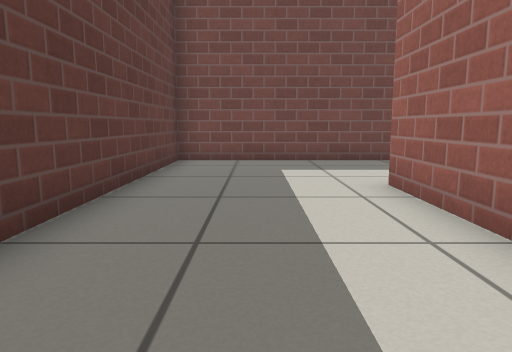
[1] (above)

15 first-person views from a walk through a robot-simulator world made for Gazebo. The camera is 0.5 m above the floor, tilts 8° down and sees 70° across. The floor is counted in squares, 0.5 m on a side. Each view is taken from the middle of a square. On the plan, view 1 faces up. The plan holds only what a view shows up to about 13 squares ahead; the rest is blank. Simple patterns stand in for the simulator's built-in surfaces.

[2]
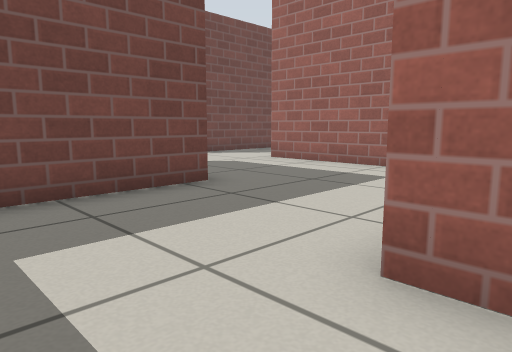

[3]
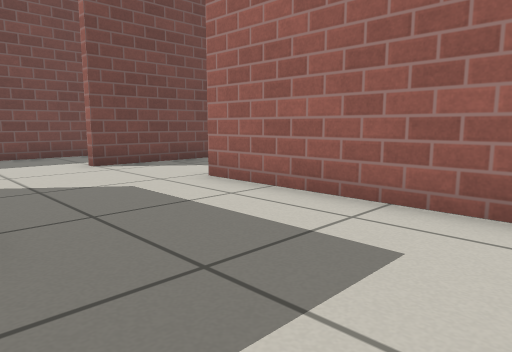

[4]
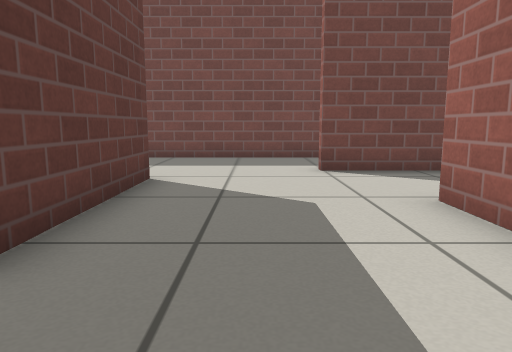

[5]
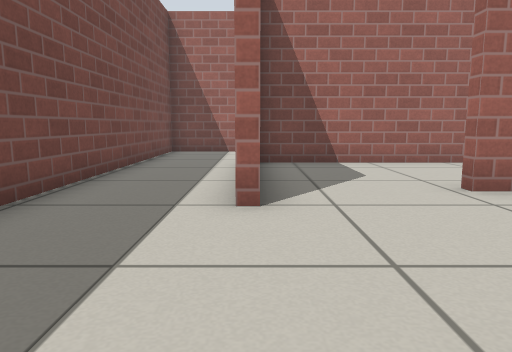

[6]
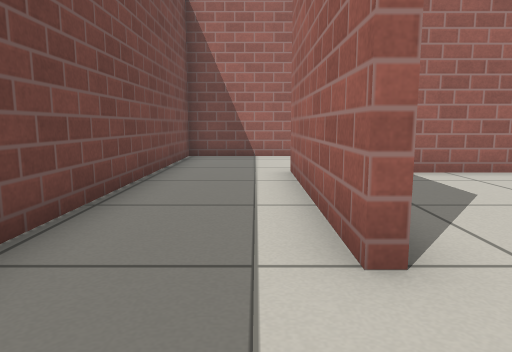

[7]
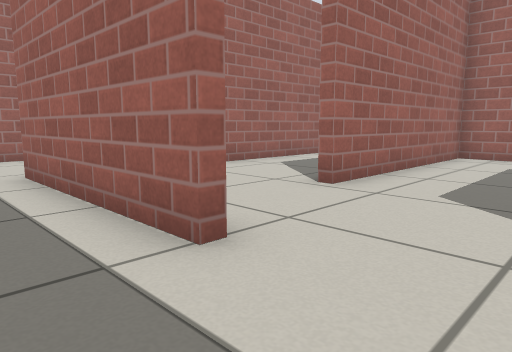

[8]
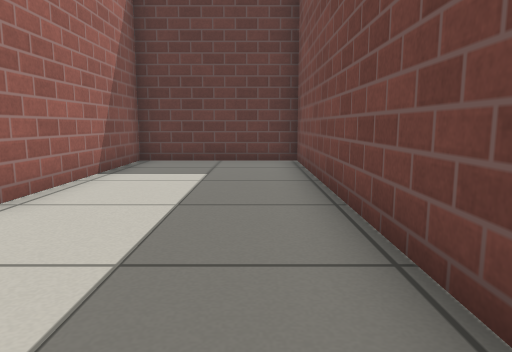

[9]
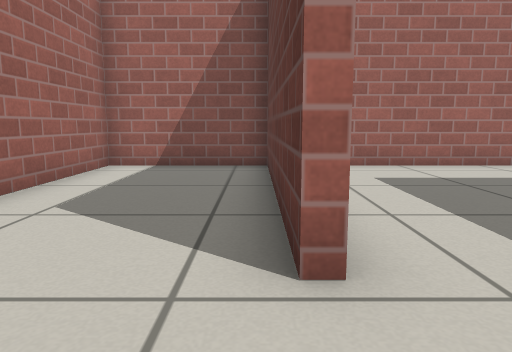

[10]
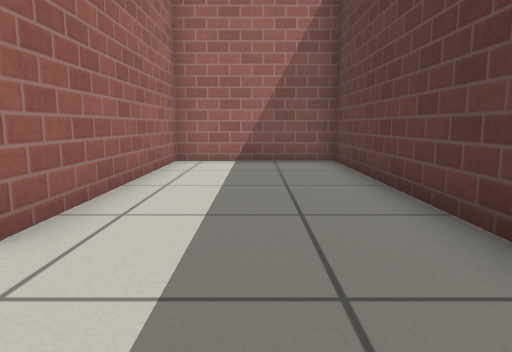

[11]
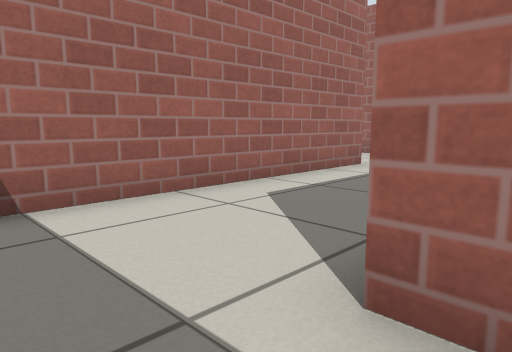

[12]
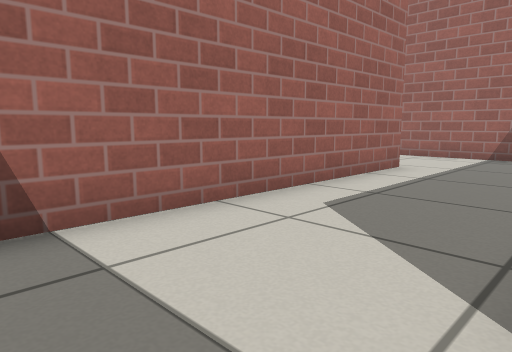

[13]
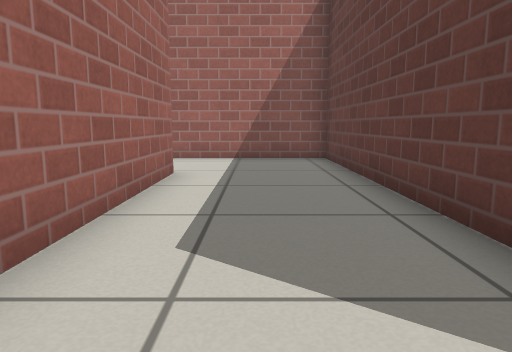

[14]
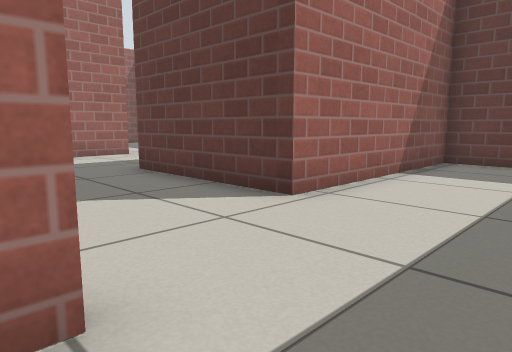

[15]
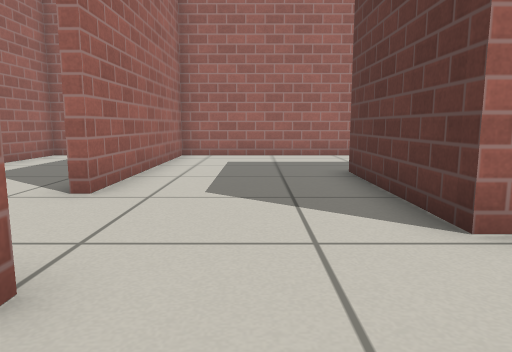

### Floor plan
Points are (right, up) in squares from view 1. A wall is a line through its corners. A room is listed if a view was taken in it or the views show most of it. See-through windows are left out.
Room 1 (views 1, 2, 3, 4, 5, 6, 7, 8, 9, 10, 11, 12, 13, 14, 15)
walls: (7.4, 16.2) (13, 16.2); (9.6, 15.9) (7.4, 15.9); (12.9, 14.1) (12.9, 6) (17.6, 6); (16.7, 9.4) (16.7, 19.1) (-2.2, 19.1) (-2.2, 14.8) (4, 14.8) (4, 10.2) (-2.2, 10.2) (-2.2, -1.1) (2.2, -1.1) (2.2, 6.1) (8.4, 6) (8.4, 12.8)
ways out: opening at (9, 14) to room 2; opening at (17, 8)
Room 2 (no view inside)
walls: (8.7, 12.8) (8.7, 6) (12.6, 6) (12.6, 16); (11, 15.9) (9.6, 15.9)
ways out: opening at (9, 14) to room 1

Where each view was taken, in squares from view 1:
view 1: 0 up, 0 right, facing up
view 2: 5 up, 0 right, facing up-right
view 3: 7 up, 4 right, facing up-right
view 4: 8 up, 6 right, facing up
view 5: 16 up, 3 right, facing right
view 6: 17 up, 5 right, facing right
view 7: 18 up, 5 right, facing down-right
view 8: 18 up, 8 right, facing left
view 9: 15 up, 9 right, facing down
view 10: 9 up, 0 right, facing down
view 11: 18 up, 12 right, facing down-right
view 12: 18 up, 13 right, facing down-right
view 13: 17 up, 15 right, facing down
view 14: 18 up, 8 right, facing down-left
view 15: 18 up, 6 right, facing down
